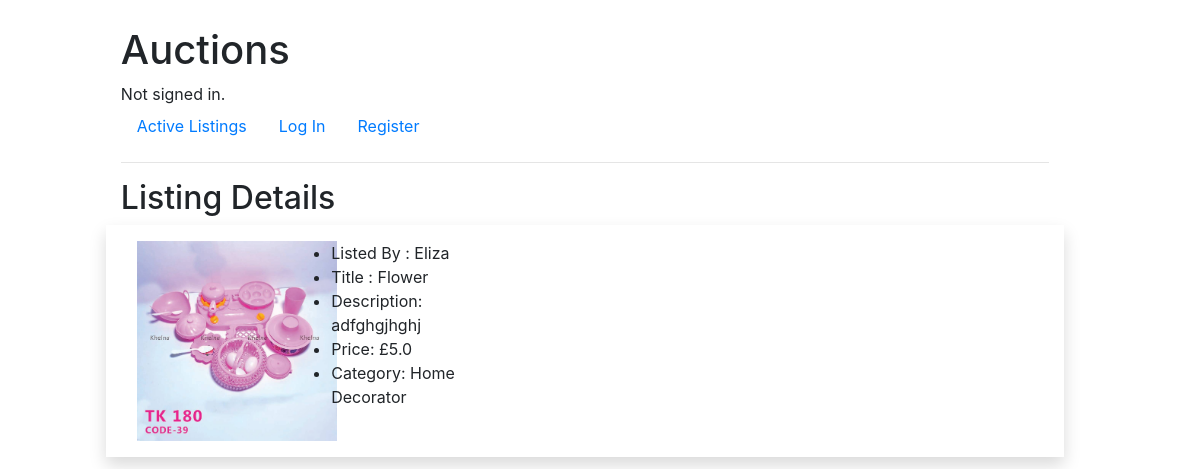
The app's page /listing_details/4 with its own data.
### auctions/models.py (models this page shows, shortened)
class Listing(models.Model):
    listed_by = models.ForeignKey(settings.AUTH_USER_MODEL, on_delete=models.CASCADE)
    title = models.CharField(max_length=50)
    description = models.TextField(max_length=300)
    starting_bid = models.FloatField(max_length=254)
    image = models.ImageField(blank=True, null=True)
    category = models.CharField(max_length=50, blank=True)

class User(AbstractUser):
    pass

### auctions/views.py (the view)
# urls.py: path("listing_details/<str:listing_id>", views.listing_details, name="listing_details"),
def listing_details(request, listing_id):
    listing = Listing.objects.get(id=listing_id)
    try:
        watchlist = Watchlist.objects.get(user=request.user)
        listing_in_watchlist = watchlist.listings.get(id = listing_id)
        listing_in_watchlist = True
    except:
        listing_in_watchlist = False
    return render(request, "auctions/listing-details.html", {
        'listing': listing,
        'image': listing.image,
        'bidForm' : BidForm(),
        'listing_in_watchlist': listing_in_watchlist
    })

### auctions/templates/auctions/listing-details.html (shortened to what this page needs)
{% extends "auctions/layout.html" %} {% block body %}
<h2>
  Listing Details
</h2>
<div class="row mb-3 p-3 shadow">
  <div class="col-lg-2">
    <img src="{{ image.url }}" class="image-style" />
  </div>
  <div class="col-lg-3">
    <ul>
      <li>Listed By : {{ listing.listed_by }}</li>
      <li>Title : {{ listing.title }}</li>
      <li>Description: {{ listing.description }}</li>
      <li>Price: £{{ listing.starting_bid }}</li>
      <li>Category: {{ listing.category }}</li>
    </ul>
  </div>
</div>
{% endblock %}

### auctions/static/auctions/css/styles.css (style rules this page uses)
body { padding: 10px; }
.image-style { height: 200px; width: 200px; }

### records on screen
Listing: listed_by "Eliza", title "Flower", description "adfghgjhghj", starting_bid "5.0", category "Home Decorator"
